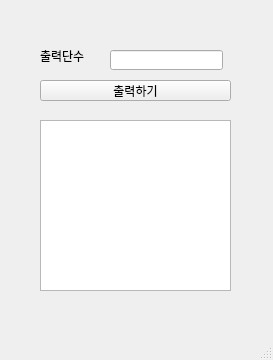
<?xml version="1.0" encoding="UTF-8"?>
<ui version="4.0">
 <class>MainWindow</class>
 <widget class="QMainWindow" name="MainWindow">
  <property name="geometry">
   <rect>
    <x>0</x>
    <y>0</y>
    <width>273</width>
    <height>360</height>
   </rect>
  </property>
  <property name="windowTitle">
   <string>MainWindow</string>
  </property>
  <widget class="QWidget" name="centralwidget">
   <widget class="QLabel" name="lbl">
    <property name="geometry">
     <rect>
      <x>40</x>
      <y>50</y>
      <width>56</width>
      <height>12</height>
     </rect>
    </property>
    <property name="text">
     <string>출력단수</string>
    </property>
   </widget>
   <widget class="QLineEdit" name="le">
    <property name="geometry">
     <rect>
      <x>110</x>
      <y>50</y>
      <width>113</width>
      <height>20</height>
     </rect>
    </property>
   </widget>
   <widget class="QPushButton" name="pb">
    <property name="geometry">
     <rect>
      <x>40</x>
      <y>80</y>
      <width>191</width>
      <height>21</height>
     </rect>
    </property>
    <property name="text">
     <string>출력하기</string>
    </property>
   </widget>
   <widget class="QTextEdit" name="te">
    <property name="geometry">
     <rect>
      <x>40</x>
      <y>120</y>
      <width>191</width>
      <height>171</height>
     </rect>
    </property>
   </widget>
  </widget>
  <widget class="QMenuBar" name="menubar">
   <property name="geometry">
    <rect>
     <x>0</x>
     <y>0</y>
     <width>273</width>
     <height>21</height>
    </rect>
   </property>
  </widget>
  <widget class="QStatusBar" name="statusbar"/>
 </widget>
 <resources/>
 <connections/>
</ui>
